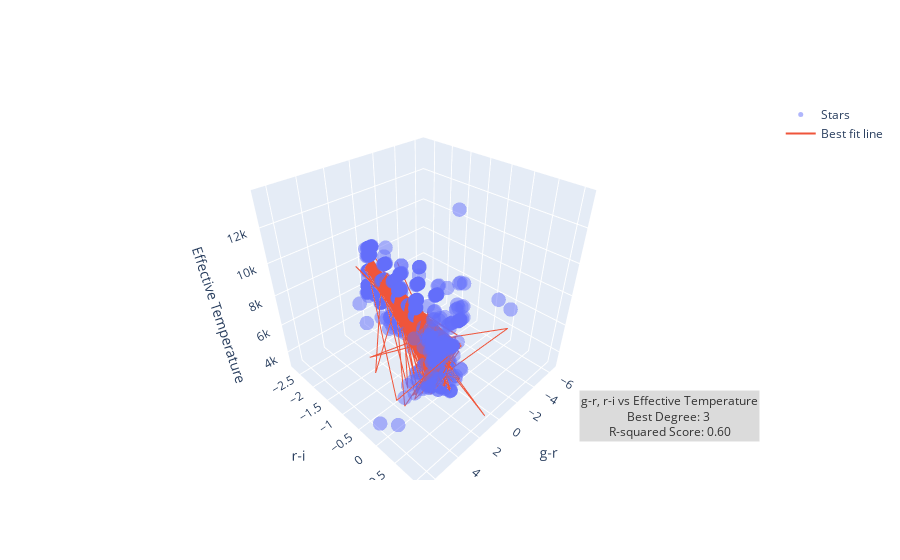

Here is the notebook cell this chart was saved with:
### Code cell
gr_ri = pd.DataFrame()
gr_ri = color_filters_df["g_r"] + color_filters_df["r_i"]

x_train, x_test, y_train, y_test = train_test_split(gr_ri, color_filters_df["temperature"], test_size=0.2, random_state=42) 
x_train_reshape = x_train.values.reshape(-1, 1) 
x_test_reshape = x_test.values.reshape(-1, 1)

g_r_x_train, g_r_x_test, g_r_y_train, g_r_y_test = train_test_split(color_filters_df["g_r"], color_filters_df["temperature"], test_size=0.2, random_state=42) 
g_r_x_train_reshape = g_r_x_train.values.reshape(-1, 1) 
g_r_x_test_reshape = g_r_x_test.values.reshape(-1, 1)

r_i_x_train, r_i_x_test, r_i_y_train, r_i_y_test = train_test_split(color_filters_df["r_i"], color_filters_df["temperature"], test_size=0.2, random_state=42) 
r_i_x_train_reshape = r_i_x_train.values.reshape(-1, 1) 
r_i_x_test_reshape = r_i_x_test.values.reshape(-1, 1)

best_score = 0
best_prediction = None
best_degree = 0

for i in range(1, 11):
    poly = PolynomialFeatures(degree=i)

    x_train_tf = poly.fit_transform(x_train_reshape)
    x_test_tf = poly.fit_transform(x_test_reshape)

    model = LinearRegression()
    model.fit(x_train_tf, y_train)

    predictions = model.predict(x_test_tf)

    r2 = r2_score(y_test, predictions)
    
    if r2 > best_score:
        best_score = r2
        best_prediction = predictions
        best_degree = i

import plotly.graph_objects as go
# Create a 3D scatter plot
fig = go.Figure(data=[go.Scatter3d(x=g_r_x_test, y=r_i_x_test, z=g_r_y_test, mode='markers', name='Stars')])

fig.add_trace(go.Scatter3d(
    x=g_r_x_test, 
    y=r_i_x_test, 
    z=best_prediction,
    mode='lines',
    name='Best fit line'
))

# Annotation
description = 'g-r, r-i vs Effective Temperature<br>'
description += f'Best Degree: {best_degree}\n<br>'
description += f'R-squared Score: {best_score:.2f}<br>'

# Add a text annotation
fig.add_annotation(
    text=description,
    xref="paper", yref="paper",
    x=0.99, y=0.1,
    showarrow=False,
    font=dict(size=12, color="black"),
    bgcolor="lightgrey",
    opacity=0.8
)

# Customize the appearance if needed
fig.update_traces(marker=dict(size=5, opacity=0.5))

# Add labels
fig.update_layout(scene=dict(xaxis_title='g-r', yaxis_title='r-i', zaxis_title='Effective Temperature'))

# Show the interactive plot
fig.show()

### Figure 1 — Plotly figure (JSON) as saved in the notebook; plotly's stock layout.template omitted (floating-point values rounded to 4 significant figures; data arrays with more than 128 entries replaced by an {"elided": "..."} marker saying what was removed)
{"data": [{"marker": {"opacity": 0.5, "size": 5}, "mode": "markers", "name": "Stars", "type": "scatter3d", "x": {"elided": "1000 float values"}, "y": {"elided": "1000 float values"}, "z": {"elided": "1000 int values"}}, {"marker": {"opacity": 0.5, "size": 5}, "mode": "lines", "name": "Best fit line", "type": "scatter3d", "x": {"elided": "1000 float values"}, "y": {"elided": "1000 float values"}, "z": {"elided": "1000 float values"}}], "layout": {"annotations": [{"bgcolor": "lightgrey", "font": {"color": "black", "size": 12}, "opacity": 0.8, "showarrow": false, "text": "g-r, r-i vs Effective Temperature<br>Best Degree: 3\n<br>R-squared Score: 0.60<br>", "x": 0.99, "xref": "paper", "y": 0.1, "yref": "paper"}], "scene": {"xaxis": {"title": {"text": "g-r"}}, "yaxis": {"title": {"text": "r-i"}}, "zaxis": {"title": {"text": "Effective Temperature"}}}}}
